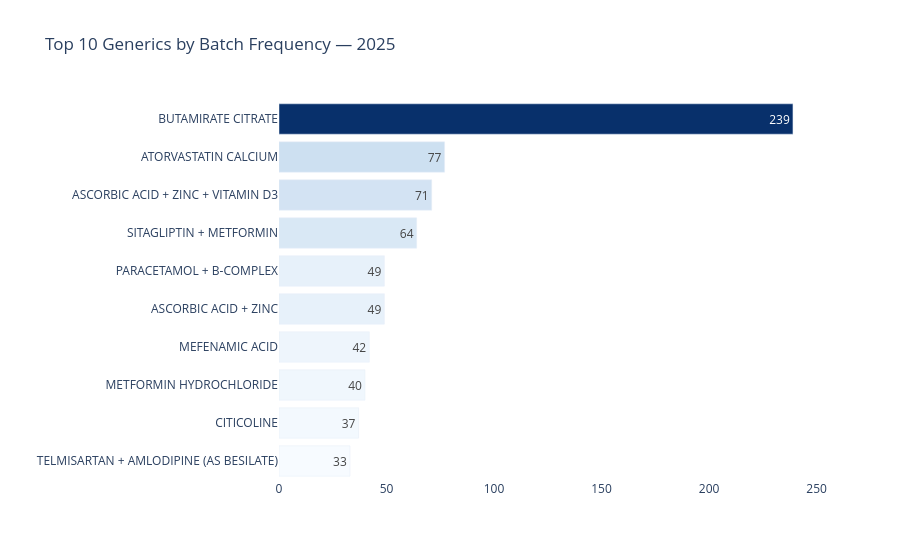

The notebook cell this image was saved under:
### Code cell
fig = px.bar(
    df_generic_batch_no,
    x='batch_count',
    y='generic_name_short',
    orientation='h',
    title='Top 10 Generics by Batch Frequency — 2025',
    labels={
        'batch_count': 'Total Batch Count',
        'generic_name_short': ''
    },
    text='batch_count',
    color='batch_count',
    color_continuous_scale='Blues'
)

fig.update_traces(
    textposition='auto',
    insidetextanchor='end'
)

fig.update_layout(
    plot_bgcolor='white',
    coloraxis_showscale=False,
    yaxis={'categoryorder': 'total ascending'},
    xaxis=dict(showticklabels=True, showgrid=False, title='')
)

fig.show()

### Figure 1 — Plotly figure (JSON) as saved in the notebook; plotly's stock layout.template omitted (floating-point values rounded to 4 significant figures)
{"data": [{"hovertemplate": "Total Batch Count=%{marker.color}<br>=%{y}<extra></extra>", "insidetextanchor": "end", "legendgroup": "", "marker": {"color": [239, 77, 71, 64, 49, 49, 42, 40, 37, 33], "coloraxis": "coloraxis", "pattern": {"shape": ""}}, "name": "", "orientation": "h", "showlegend": false, "text": [239.0, 77.0, 71.0, 64.0, 49.0, 49.0, 42.0, 40.0, 37.0, 33.0], "textposition": "auto", "type": "bar", "x": [239, 77, 71, 64, 49, 49, 42, 40, 37, 33], "xaxis": "x", "y": ["BUTAMIRATE CITRATE", "ATORVASTATIN CALCIUM", "ASCORBIC ACID + ZINC + VITAMIN D3", "SITAGLIPTIN + METFORMIN", "ASCORBIC ACID + ZINC", "PARACETAMOL + B-COMPLEX", "MEFENAMIC ACID", "METFORMIN HYDROCHLORIDE", "CITICOLINE", "TELMISARTAN + AMLODIPINE (AS BESILATE)"], "yaxis": "y"}], "layout": {"barmode": "relative", "coloraxis": {"colorbar": {"title": {"text": "Total Batch Count"}}, "colorscale": [[0, "rgb(247,251,255)"], [0.125, "rgb(222,235,247)"], [0.25, "rgb(198,219,239)"], [0.375, "rgb(158,202,225)"], [0.5, "rgb(107,174,214)"], [0.625, "rgb(66,146,198)"], [0.75, "rgb(33,113,181)"], [0.875, "rgb(8,81,156)"], [1, "rgb(8,48,107)"]], "showscale": false}, "legend": {"tracegroupgap": 0}, "plot_bgcolor": "white", "title": {"text": "Top 10 Generics by Batch Frequency — 2025"}, "xaxis": {"anchor": "y", "domain": [0, 1], "showgrid": false, "showticklabels": true, "title": {"text": ""}}, "yaxis": {"anchor": "x", "categoryorder": "total ascending", "domain": [0, 1], "title": {"text": ""}}}}
